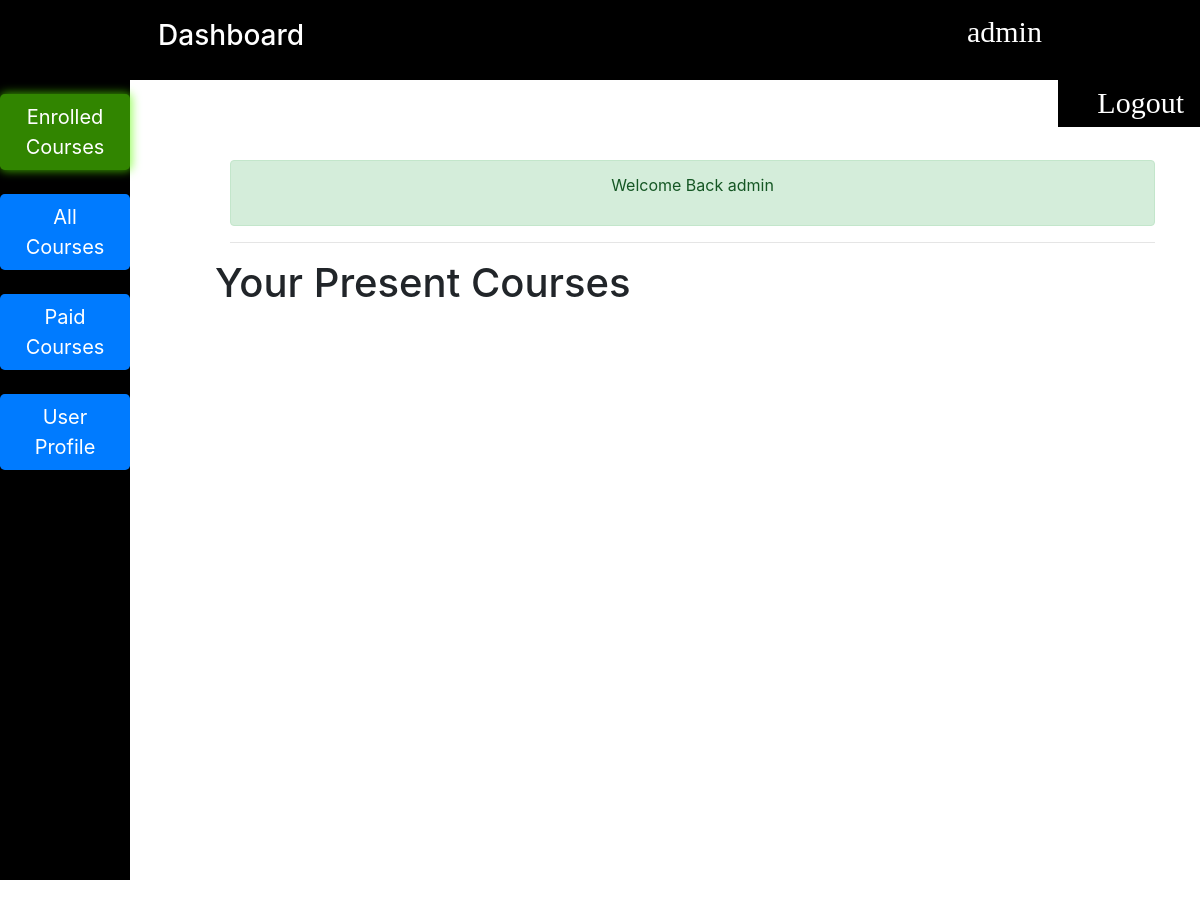
The app's page /dashboard/ (signed in), older data.
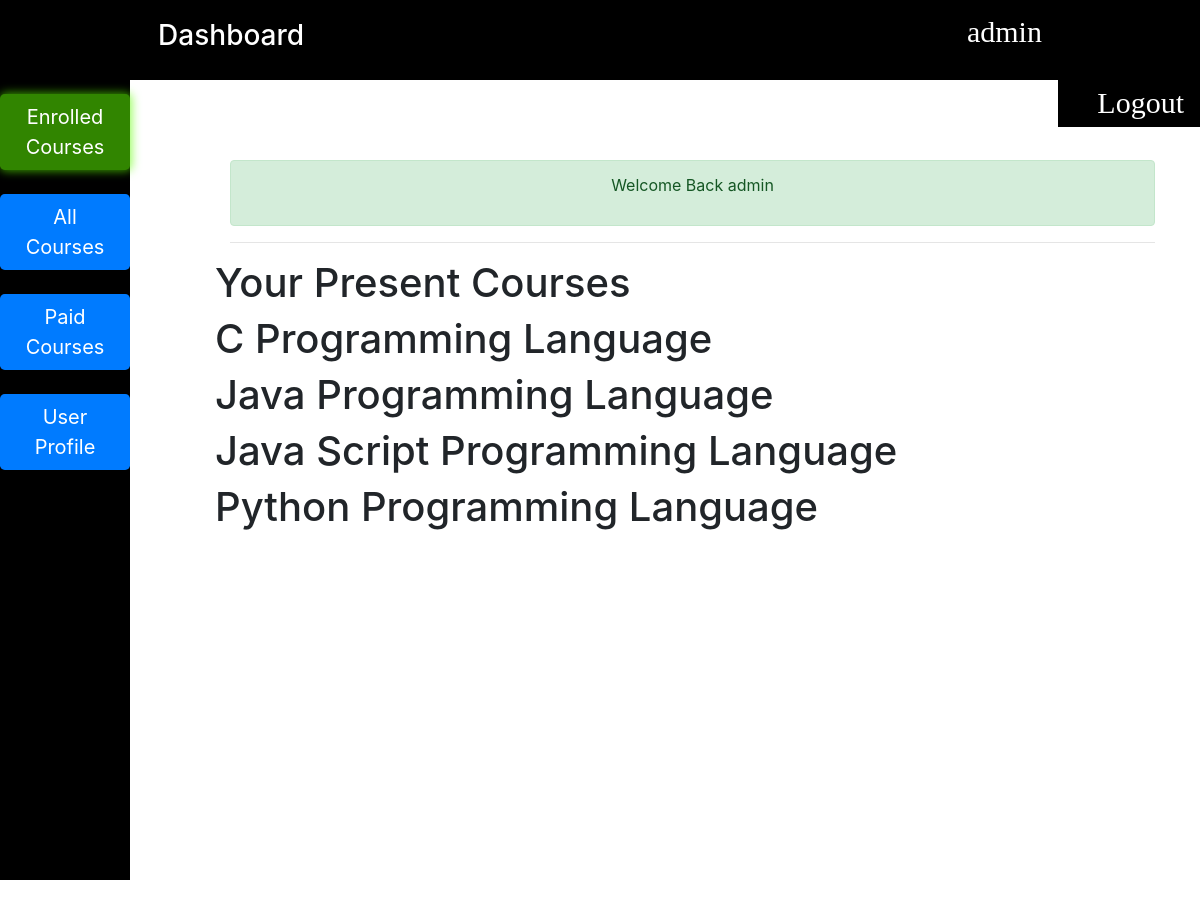
The same page, newer data.
### userprogress/models.py (models this page shows, shortened)
class EnrolledCourse(models.Model):
    user = models.ForeignKey(User, on_delete=models.CASCADE, related_name="ucourse", default=1, null=True)
    course = models.ForeignKey(Course, on_delete=models.CASCADE, related_name="course")

class Course(models.Model):
    name = models.CharField(max_length=300)
    description = models.TextField()
    status = models.CharField(max_length=4)
    image = models.ImageField()
    slug = models.SlugField()
    def __str__(self):
        return self.name

### userprogress/views.py (the view)
# urls.py: path('dashboard/', dashboard, name='Dashboard'),
def dashboard(request):
    courses = Course.objects.all()
    enrolled_courses = EnrolledCourse.objects.all()
    context = {"courses": courses, "enrolled_courses": enrolled_courses}
    return render(request, "registration/dashboard.html", context)

### templates/registration/dashboard.html (shortened to what this page needs)
{% extends 'account/register/register_base.html'%}
{% load static %}
{% block navbar %}
{% if user.is_authenticated %}
{% include './nav.html' %}
<div class="navigation">
    <ul class="navigation-links">
        <a href="#enrolled" class="user-link enrolled-link active">
            <button class="btn btn-lg btn-primary"><li>Enrolled Courses</li></button>
        </a>
        <a href="#available" class="user-link all-link">
            <button class="btn btn-lg btn-primary"><li>All Courses</li></button>
        </a>
        <a href="#paid" class="user-link paid-link">
            <button class="btn btn-lg btn-primary"><li>Paid Courses</li></button>
        </a>
        <a href="#profile" class="user-link profile-link">
            <button class="btn btn-lg btn-primary"><li>User Profile</li></button>
        </a>
    </ul>
</div>
{% else %}
<div class="alert alert-danger" role="alert">
    <strong>Not Authourized</strong>
</div>
<h1 class="anonuser">Sorry You Must Login First, click <a href="/accounts/login">here</a></h1>
{% endif %}
{% endblock navbar %}
{% block content %}
{% if user.is_authenticated %}
<div class="container">
    <div class="page-header">
        <div class="empty"></div>
        <div class="alert alert-success" role="alert">
            <p>Welcome Back {{request.user}}</p>
        </div>
        <hr width="100%">
    </div>
    <div class="row">
        <section class="enrolled active">
            <h1>Your Present Courses</h1>
            {% for enrolled_course in user.ucourse.all %}
                <h1>{{ enrolled_course.course }}</h1>
            {% endfor %}
        </section>
    </div>
</div>
{% endif %}
{% endblock content %}

Row changes from the older to the newer data that the page shows:
added EnrolledCourse: course "C Programming Language"
added EnrolledCourse: course "Java Programming Language"
added EnrolledCourse: course "Java Script Programming Language"
added EnrolledCourse: course "Python Programming Language"
